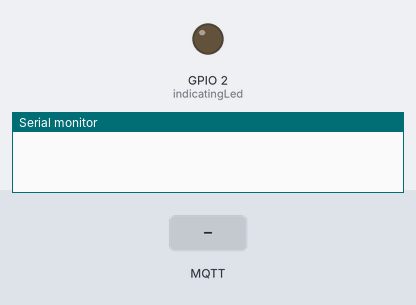
A sketch run on a simulated ESP8266 (NodeMCU). Shown: output pins drawn as LEDs (lit = HIGH), the last lines printed to the serial monitor. Dashed ring = blinking. The test bench sets the inputs (shaded band). WiFi joins after 1.5 s; servers stay silent unless stated; random numbers use the default seed unless the sketch sets one; no MQTT or app messages arrive unless stated.

Above: at 0.1 s.
At 4.65 s:
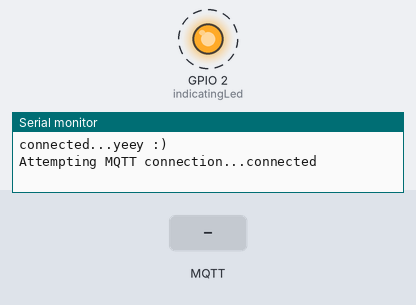
5.0 s: MQTT message "data" arrives on the first subscribed topic
At 6.9 s:
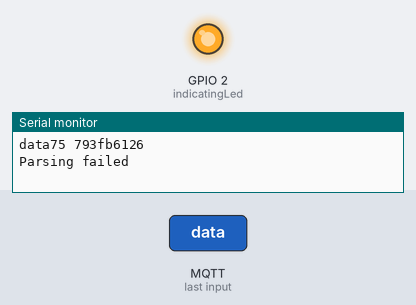
Timing chart, 0 to 8.4 s (numbered marks = the images above; inputs shaded):
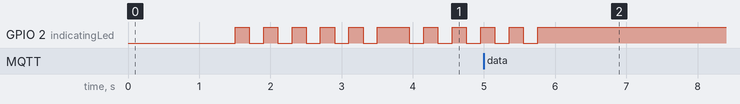

Measured:
- by itself, GPIO 2 (indicatingLed): alternates HIGH for 0.20 s and LOW for 0.20 s, 4 changes in all, then stays HIGH

The sketch:

MQTT_Total_Connection.ino.ino
```cpp
/*
 Basic ESP8266 MQTT example
 This sketch demonstrates the capabilities of the pubsub library in combination
 with the ESP8266 board/library.
 It connects to an MQTT server then:
  - publishes "hello world" to the topic "outTopic" every two seconds
  - subscribes to the topic "inTopic", printing out any messages
    it receives. NB - it assumes the received payloads are strings not binary
  - If the first character of the topic "inTopic" is an 1, switch ON the ESP Led,
    else switch it off
 It will reconnect to the server if the connection is lost using a blocking
 reconnect function. See the 'mqtt_reconnect_nonblocking' example for how to
 achieve the same result without blocking the main loop.
 To install the ESP8266 board, (using Arduino 1.6.4+):
  - Add the following 3rd party board manager under "File -> Preferences -> Additional Boards Manager URLs":
       http://arduino.esp8266.com/stable/package_esp8266com_index.json
  - Open the "Tools -> Board -> Board Manager" and click install for the ESP8266"
  - Select your ESP8266 in "Tools -> Board"
*/

#include <ESP8266WiFi.h>
#include <PubSubClient.h>

#include <DNSServer.h>
#include <ESP8266WebServer.h>
#include <WiFiManager.h>         //https://github.com/tzapu/WiFiManager
// Update these with values suitable for your network.
#include <ArduinoJson.h>

const char* mqtt_server = "139.59.28.88";
String topicName = "inTopic";
String outTopicName = "outTopic";
String device_id = "1002";
String topicString = topicName+"/"+device_id;
String outTopicString = outTopicName+"/"+device_id;
const char* inTopic = topicString.c_str();
const char* outTopic = outTopicString.c_str();

//int led = 2;


WiFiClient espClient;
PubSubClient client(espClient);
long lastMsg = 0;
char msg[50];
int value = 0;
int indicatingLed = LED_BUILTIN;

WiFiManager wifiManager;

void setup_wifi() {


    wifiManager.autoConnect("ESPController");
    //indicating wifi setup begin


    //if you get here you have connected to the WiFi
    Serial.println("connected...yeey :)");

    lightIndicator();

}


void callback(char* topic, byte* payload, unsigned int length) {
  Serial.print("Message arrived [");
  Serial.print(topic);
  Serial.print("] ");

  char JSONMessage[80];

  for (int i = 0; i < length; i++) {
    Serial.print((char)payload[i]);
    JSONMessage[i] = (char)payload[i];
  }

  //publishing back whenever something received
  client.publish(outTopic, "Online");

  Serial.println("Initial string value: ");
  Serial.println(JSONMessage);

  StaticJsonBuffer<300> JSONBuffer;   //Memory pool
  JsonObject& parsed = JSONBuffer.parseObject(JSONMessage); //Parse message

  if (!parsed.success()) {   //Check for errors in parsing

    Serial.println("Parsing failed");
    delay(5000);
    return;

  }

  String header = parsed["header"];
  Serial.println(header);
  if(header=="data")
  {
    String data = parsed["data"];
    Serial.println(data);

    JsonObject& parsedData = JSONBuffer.parseObject(data); //Parse message

     for (JsonObject::iterator i=parsedData.begin(); i!=parsedData.end(); ++i)
     {
        const char * key = i->key;
        Serial.println(key);
        const char * value = parsedData[key];
        int valInt = atoi(value);
        int keyInt = atoi(key);


        pinMode(keyInt, OUTPUT);
        digitalWrite(keyInt,valInt);


        Serial.println(valInt);
    }

  }
  else if(header=="station")
  {
    lightIndicator();
    digitalWrite(indicatingLed,0);
    if (!wifiManager.startConfigPortal("ESPController")) {
      Serial.println("failed to connect and hit timeout");
      delay(3000);
      //reset and try again, or maybe put it to deep sleep
      ESP.reset();
      delay(5000);
    }

    //if you get here you have connected to the WiFi
    Serial.println("connected...yeey :)");
    lightIndicator();
  }


}

void reconnect() {

  // Loop until we're reconnected
  while (!client.connected()) {
    Serial.print("Attempting MQTT connection...");
    // Create a random client ID
    String clientId = "ESP8266Client-";
    clientId += String(random(0xffff), HEX);
    // Attempt to connect
    if (client.connect(clientId.c_str())) {
      Serial.println("connected");
      lightIndicator();
      // Once connected, publish an announcement...
      client.publish(outTopic, "Online");
      // ... and resubscribe
      client.subscribe(inTopic);
    } else {
      Serial.print("failed, rc=");
      Serial.print(client.state());
      Serial.println(" try again in 5 seconds");
      // Wait 5 seconds before retrying
      delay(5000);
    }
  }
}

void setup() {
//  pinMode(led, OUTPUT);     // Initialize the BUILTIN_LED pin as an output
  pinMode(indicatingLed, OUTPUT);
  pinMode(indicatingLed, 1);

  Serial.begin(115200);
  setup_wifi();
  client.setServer(mqtt_server, 1883);
  client.setCallback(callback);
}

void loop() {


      if (!client.connected()) {
      reconnect();
      }
      client.loop();


//      long now = millis();
//      if (now - lastMsg > 2000) {
//        lastMsg = now;
//        ++value;
//        snprintf (msg, 75, "hello world #%ld", value);
//        Serial.print("Publish message: ");
//        Serial.println(msg);
//        client.publish("outTopic", msg);
//      }


}

void lightIndicator()
{

    for(int i=0;i<=10;i++)
    {
      if(i%2==0)
      {
        digitalWrite(indicatingLed,1);
      }
      else
      {
        digitalWrite(indicatingLed,0);
      }
      delay(200);
    }


}
```
